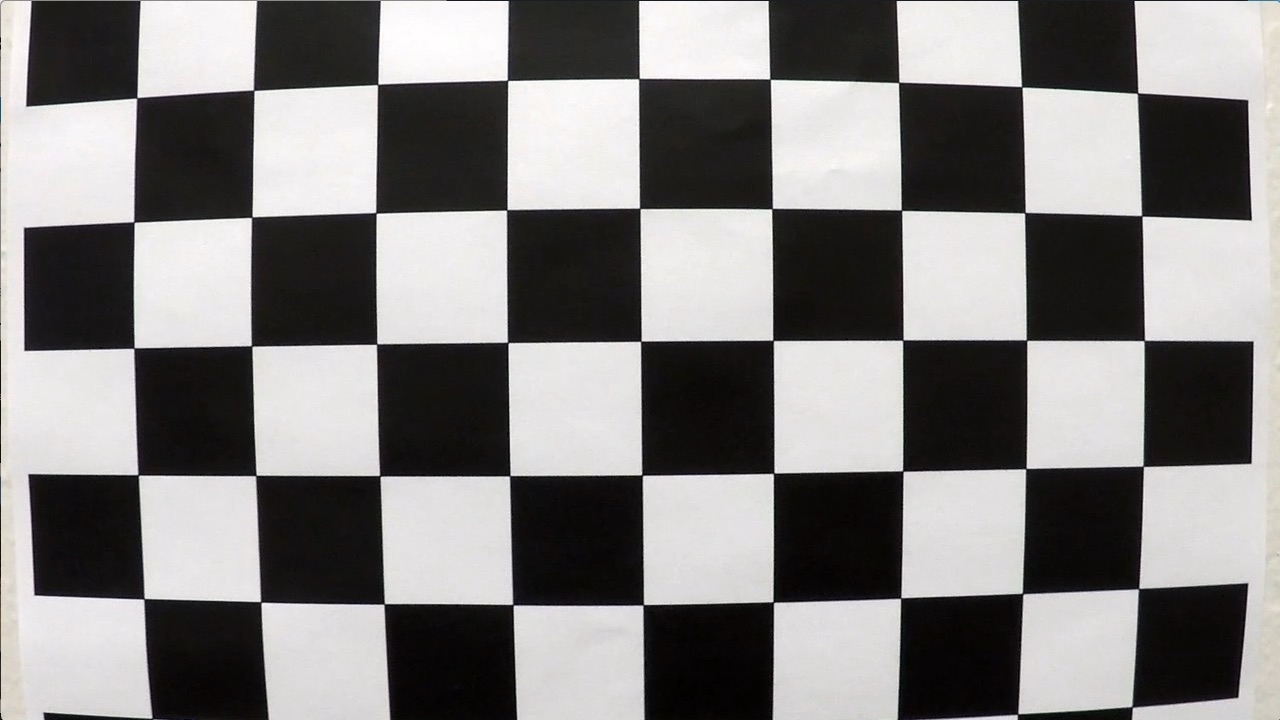
#> input picture camera_cal/calibration1.jpg, 1280 x 720 px
$ python -i project2.py   (imports and definitions only)   (older library calls are emulated)
#> lines starting #> are read from the running program, lines starting #| are printed output that depends on the picture; after the words box and inside, x2 and y2 are one past the last pixel; in counts of white or black regions, pixels touching at a corner belong together
#!/usr/bin/env python3
# -*- coding: utf-8 -*-
"""
Created on Tue Aug  6 23:11:10 2019

@author: chunqi
"""

import numpy as np
import cv2
import glob
import matplotlib.pyplot as plt
import matplotlib.cm as cm
from moviepy.editor import VideoFileClip

class advancedLaneFinding:
    def __init__(self):
        self.left_fit = np.array([0,0,0])
        self.right_fit = np.array([0,0,0])
        # Define conversions in x and y from pixels space to meters
        self.ym_per_pix = 30/720 # meters per pixel in y dimension
        self.xm_per_pix = 3.7/700 # meters per pixel in x dimension
        # intialize image shape
        self.imageSize = (0,0)
        self.firstFrame = 1
        return

    def cameraCalibration(self,boardWidth=9,boardHeight=6):
        # function to find object and image points for camera calibration
        # prepare object points, like (0,0,0), (1,0,0), (2,0,0) ....,(6,5,0)
        objp = np.zeros((boardHeight*boardWidth,3), np.float32)
        objp[:,:2] = np.mgrid[0:boardWidth,0:boardHeight].T.reshape(-1,2)

        # Arrays to store object points and image points from all the images.
        self.objpoints = [] # 3d points in real world space
        self.imgpoints = [] # 2d points in image plane.

        # Make a list of calibration images
        images = glob.glob('../camera_cal/calibration*.jpg')

        # Step through the list and search for chessboard corners
        for fname in images:
            img = cv2.imread(fname)
            gray = cv2.cvtColor(img,cv2.COLOR_BGR2GRAY)
            # Find the chessboard corners
            ret, corners = cv2.findChessboardCorners(gray, (9,6),None)

            # If found, add object points, image points
            if ret == True:
                self.objpoints.append(objp)
                self.imgpoints.append(corners)

                # Draw and display the corners
                img = cv2.drawChessboardCorners(img, (9,6), corners, ret)
                # [7 lines of commented-out code are left out]

    def undistort(self,img):
        # function to create undistort images
        # Use cv2.calibrateCamera() and cv2.undistort()
        ret, mtx, dist, rvecs, tvecs = cv2.calibrateCamera(self.objpoints, self.imgpoints, img.shape[1:], None, None)
        undist = cv2.undistort(img, mtx, dist, None, mtx)
        return undist

    # [6 lines left out: function undistortTest, not called in this run]
            # uncomment to save figure
            # cv2.imwrite('../output_images/undistort/'+fname[15:], undist)

    def thresholdImage(self,img, s_thresh=(170, 255), l_thresh = 100, sx_thresh=(40, 100)):
        # function to created thresholded binary image
        # Convert to HLS color space and separate the V channel
        hls = cv2.cvtColor(img, cv2.COLOR_RGB2HLS)
        l_channel = hls[:,:,1]
        s_channel = hls[:,:,2]
        # Sobel x
        sobelx = cv2.Sobel(l_channel, cv2.CV_64F, 1, 0) # Take the derivative in x
        abs_sobelx = np.absolute(sobelx) # Absolute x derivative to accentuate lines away from horizontal
        scaled_sobel = np.uint8(255*abs_sobelx/np.max(abs_sobelx))

        # Threshold x gradient
        sxbinary = np.zeros_like(scaled_sobel)
        sxbinary[(scaled_sobel >= sx_thresh[0]) & (scaled_sobel <= sx_thresh[1])] = 1

        # Threshold color channel
        s_binary = np.zeros_like(s_channel)
        s_binary[(s_channel >= s_thresh[0]) & (s_channel <= s_thresh[1])] = 1
        # Remove Dark Point
        s_binary[(l_channel <= l_thresh)] = 0
        # Stack each channel
        color_binary = np.dstack(( np.zeros_like(sxbinary), sxbinary, s_binary)) * 255

        # Combine x gradient and color channel
        combined_binary = np.zeros_like(sxbinary)
        combined_binary[(s_binary == 1) | (sxbinary == 1)] = 1

        return color_binary, combined_binary

    # [13 lines left out: function thresholdTest, not called in this run]

    def birdsEye(self, img, s=[[592,450],[688,450],[1120,720],[200,720]],d=[[240,0],[1040,0],[1040,720],[240,720]]):
        # function to warp the images to birdeye view
        self.imageSize = (img.shape[1], img.shape[0])
        src = np.float32(s)
        dst = np.float32(d)
        M = cv2.getPerspectiveTransform(src, dst)
        warped = cv2.warpPerspective(img, M, self.imageSize)
        return warped

    # [14 lines left out: function birdsEyeTest, not called in this run]

    def find_lane_pixels(self,binary_warped):
        # Take a histogram of the bottom half of the image
        histogram = np.sum(binary_warped[self.imageSize[1]//2:,:], axis=0)
        # Create an output image to draw on and visualize the result
        out_img = np.dstack((binary_warped, binary_warped, binary_warped))
        # Find the peak of the left and right halves of the histogram
        # These will be the starting point for the left and right lines
        midpoint = np.int(histogram.shape[0]//2)
        leftx_base = np.argmax(histogram[:midpoint])
        rightx_base = np.argmax(histogram[midpoint:]) + midpoint

        # HYPERPARAMETERS
        # Choose the number of sliding windows
        nwindows = 9
        # Set the width of the windows +/- margin
        margin = 100
        # Set minimum number of pixels found to recenter window
        minpix = 50

        # Set height of windows - based on nwindows above and image shape
        window_height = np.int(self.imageSize[1]//nwindows)
        # Identify the x and y positions of all nonzero pixels in the image
        nonzero = binary_warped.nonzero()
        nonzeroy = np.array(nonzero[0])
        nonzerox = np.array(nonzero[1])
        # Current positions to be updated later for each window in nwindows
        leftx_current = leftx_base
        rightx_current = rightx_base

        # Create empty lists to receive left and right lane pixel indices
        left_lane_inds = []
        right_lane_inds = []

        # Step through the windows one by one
        for window in range(nwindows):
            # Identify window boundaries in x and y (and right and left)
            win_y_low = self.imageSize[1] - (window+1)*window_height
            win_y_high = self.imageSize[1] - window*window_height
            ### TO-DO: Find the four below boundaries of the window ###
            win_xleft_low = leftx_current - margin # Update this
            win_xleft_high = leftx_current + margin  # Update this
            win_xright_low = rightx_current - margin  # Update this
            win_xright_high = rightx_current + margin  # Update this

            # Draw the windows on the visualization image
            cv2.rectangle(out_img,(win_xleft_low,win_y_low),
                          (win_xleft_high,win_y_high),(0,255,0), 2)
            cv2.rectangle(out_img,(win_xright_low,win_y_low),
                          (win_xright_high,win_y_high),(0,255,0), 2)

            ### TO-DO: Identify the nonzero pixels in x and y within the window ###
            good_left_inds = ((nonzeroy >= win_y_low) & (nonzeroy < win_y_high) &
                              (nonzerox >= win_xleft_low) &  (nonzerox < win_xleft_high)).nonzero()[0]
            good_right_inds = ((nonzeroy >= win_y_low) & (nonzeroy < win_y_high) &
                               (nonzerox >= win_xright_low) &  (nonzerox < win_xright_high)).nonzero()[0]

            # Append these indices to the lists
            left_lane_inds.append(good_left_inds)
            right_lane_inds.append(good_right_inds)

            ### TO-DO: If you found > minpix pixels, recenter next window ###
            ### (`right` or `leftx_current`) on their mean position ###\
            # Remove this when you add your function
            if len(good_left_inds) > minpix:
                leftx_current = np.int(np.mean(nonzerox[good_left_inds]))
                if len(good_right_inds) > minpix:
                    rightx_current = np.int(np.mean(nonzerox[good_right_inds]))

        # Concatenate the arrays of indices (previously was a list of lists of pixels)
        try:
            left_lane_inds = np.concatenate(left_lane_inds)
            right_lane_inds = np.concatenate(right_lane_inds)
        except ValueError:
            # Avoids an error if the above is not implemented fully
            pass

        # Extract left and right line pixel positions
        leftx = nonzerox[left_lane_inds]
        lefty = nonzeroy[left_lane_inds]
        rightx = nonzerox[right_lane_inds]
        righty = nonzeroy[right_lane_inds]

        return leftx, lefty, rightx, righty, out_img

    def fit_firstPoly(self, binary_warped):
        # Find our lane pixels first
        leftx, lefty, rightx, righty, out_img = self.find_lane_pixels(binary_warped)

        ### TO-DO: Fit a second order polynomial to each using `np.polyfit` ###
        self.left_fit = np.polyfit(lefty, leftx, 2)
        self.right_fit = np.polyfit(righty, rightx, 2)
        # Generate x and y values for plotting
        ploty = np.linspace(0, self.imageSize[1]-1, self.imageSize[1])
        try:
            left_fitx = self.left_fit[0]*ploty**2 + self.left_fit[1]*ploty + self.left_fit[2]
            right_fitx = self.right_fit[0]*ploty**2 + self.right_fit[1]*ploty + self.right_fit[2]
        except TypeError:
            # Avoids an error if `left` and `right_fit` are still none or incorrect
            print('The function failed to fit a line!')
            left_fitx = 1*ploty**2 + 1*ploty
            right_fitx = 1*ploty**2 + 1*ploty

        ## Visualization ##
        # Colors in the left and right lane regions
        out_img[lefty, leftx] = [255, 0, 0]
        out_img[righty, rightx] = [0, 0, 255]
        self.firstFrame = 0
        # Plots the left and right polynomials on the lane lines
        #plt.plot(left_fitx, ploty, color='yellow')
        #plt.plot(right_fitx, ploty, color='yellow')
        return out_img

    def fit_poly(self, leftx, lefty, rightx, righty):
        ### TO-DO: Fit a second order polynomial to each with np.polyfit() ###
        self.left_fit = np.polyfit(lefty, leftx, 2)
        self.right_fit = np.polyfit(righty, rightx, 2)
        # Generate x and y values for plotting
        ploty = np.linspace(0, self.imageSize[1]-1, self.imageSize[1])
        ### TO-DO: Calc both polynomials using ploty, left_fit and right_fit ###
        left_fitx = self.left_fit[0]*ploty**2 + self.left_fit[1]*ploty + self.left_fit[2]
        right_fitx = self.right_fit[0]*ploty**2 + self.right_fit[1]*ploty + self.right_fit[2]
        return left_fitx, right_fitx, ploty

    def search_around_poly(self, binary_warped):
        # HYPERPARAMETER
        # Choose the width of the margin around the previous polynomial to search
        margin = 100

        # Grab activated pixels
        nonzero = binary_warped.nonzero()
        nonzeroy = np.array(nonzero[0])
        nonzerox = np.array(nonzero[1])

        ### TO-DO: Set the area of search based on activated x-values ###
        ### within the +/- margin of our polynomial function ###
        ### Hint: consider the window areas for the similarly named variables ###
        ### in the previous quiz, but change the windows to our new search area ###

        left_lane_inds = ((nonzerox > (self.left_fit[0]*(nonzeroy**2) + self.left_fit[1]*nonzeroy +
                                       self.left_fit[2] - margin)) & (nonzerox < (self.left_fit[0]*(nonzeroy**2) +
                                       self.left_fit[1]*nonzeroy + self.left_fit[2] + margin)))
        right_lane_inds = ((nonzerox > (self.right_fit[0]*(nonzeroy**2) + self.right_fit[1]*nonzeroy +
                                        self.right_fit[2] - margin)) & (nonzerox < (self.right_fit[0]*(nonzeroy**2) +
                                        self.right_fit[1]*nonzeroy + self.right_fit[2] + margin)))

        # Again, extract left and right line pixel positions
        leftx = nonzerox[left_lane_inds]
        lefty = nonzeroy[left_lane_inds]
        rightx = nonzerox[right_lane_inds]
        righty = nonzeroy[right_lane_inds]

        # Fit new polynomials
        left_fitx, right_fitx, ploty = self.fit_poly(leftx, lefty, rightx, righty)

        ## Visualization ##
        # Create an image to draw on and an image to show the selection window
        out_img = np.dstack((binary_warped, binary_warped, binary_warped))*255
        window_img = np.zeros_like(out_img)
        # Color in left and right line pixels
        out_img[nonzeroy[left_lane_inds], nonzerox[left_lane_inds]] = [255, 0, 0]
        out_img[nonzeroy[right_lane_inds], nonzerox[right_lane_inds]] = [0, 0, 255]

        # Generate a polygon to illustrate the search window area
        # And recast the x and y points into usable format for cv2.fillPoly()
        left_line_window1 = np.array([np.transpose(np.vstack([left_fitx-margin, ploty]))])
        left_line_window2 = np.array([np.flipud(np.transpose(np.vstack([left_fitx+margin, ploty])))])
        left_line_pts = np.hstack((left_line_window1, left_line_window2))
        right_line_window1 = np.array([np.transpose(np.vstack([right_fitx-margin, ploty]))])
        right_line_window2 = np.array([np.flipud(np.transpose(np.vstack([right_fitx+margin, ploty])))])
        right_line_pts = np.hstack((right_line_window1, right_line_window2))

        # Draw the lane onto the warped blank image
        cv2.fillPoly(window_img, np.int_([left_line_pts]), (0,255, 0))
        cv2.fillPoly(window_img, np.int_([right_line_pts]), (0,255, 0))
        result = cv2.addWeighted(out_img, 1, window_img, 0.3, 0)

        # Plot the polynomial lines onto the image
        # plt.plot(left_fitx, ploty, color='yellow')
        # plt.plot(right_fitx, ploty, color='yellow')
        ## End visualization steps ##
        return left_fitx, right_fitx, ploty,result

    def measure_curvature_real(self, leftx, rightx, ploty):

        # Calculates the curvature of polynomial functions in meters.
        left_fit_cr = np.polyfit(ploty*self.ym_per_pix, leftx*self.xm_per_pix, 2)
        right_fit_cr = np.polyfit(ploty*self.ym_per_pix, rightx*self.xm_per_pix, 2)

        # Define y-value where we want radius of curvature
        # We'll choose the maximum y-value, corresponding to the bottom of the image
        y_eval = np.max(ploty)

        ##### TO-DO: Implement the calculation of R_curve (radius of curvature) #####
        left_curverad = ((1 + (2*left_fit_cr[0]*y_eval*self.ym_per_pix + left_fit_cr[1])**2)**1.5) / np.absolute(2*left_fit_cr[0])
        right_curverad = ((1 + (2*right_fit_cr[0]*y_eval*self.ym_per_pix + right_fit_cr[1])**2)**1.5) / np.absolute(2*right_fit_cr[0])

        return left_curverad, right_curverad

    def measure_vehicle_position(self, left_detected, right_detected):
        # function to compute the vehicle offset
        line_center = (left_detected +right_detected)/2
        offset = (self.imageSize[0]/2 - line_center) * self.xm_per_pix
        return offset

    def inverse_perspective(self, undist, warped, left_fitx, right_fitx, ploty, d=[[592,450],[688,450],[1120,720],[200,720]],s=[[240,0],[1040,0],[1040,720],[240,720]]):
        # funtion to inverse transform
        out_img = np.dstack((warped, warped, warped))*255
        left_line_window = np.array(np.transpose(np.vstack([left_fitx, ploty])))
        right_line_window = np.array(np.flipud(np.transpose(np.vstack([right_fitx, ploty]))))
        line_points = np.vstack((left_line_window, right_line_window))
        cv2.fillPoly(out_img, np.int_([line_points]), [0,255, 0])

        src = np.float32(s)
        dst = np.float32(d)
        Minv = cv2.getPerspectiveTransform(src, dst)
        unwarped = cv2.warpPerspective(out_img, Minv, self.imageSize, flags=cv2.INTER_LINEAR)
        result_img = cv2.addWeighted(undist, 1, unwarped, 0.3, 0)
        plt.imshow(cv2.cvtColor(result_img, cv2.COLOR_BGR2RGB))
        return result_img

    # [13 lines left out: function add_word, not called in this run]

    def pipe_line(self,img):
        self.cameraCalibration()
        undist = self.undistort(img)
        color_binary, combined_binary = self.thresholdImage(undist)
        warped = self.birdsEye(combined_binary)
        if self.firstFrame:
            self.fit_firstPoly(warped)
        left_fitx, right_fitx, ploty, result  = self.search_around_poly(warped)
        left_curverad, right_curverad= self.measure_curvature_real(left_fitx, right_fitx, ploty)
        offset = self.measure_vehicle_position(left_fitx[-1], right_fitx[-1])
        result_img = self.inverse_perspective(undist, warped, left_fitx, right_fitx, ploty)
        return result_img


# [23 lines not run here, left out]

      # [7 lines of commented-out code are left out]


>>> import cv2
>>> picture = cv2.imread('../camera_cal/calibration1.jpg')
#> picture is the input picture: shape (720, 1280, 3); mean B, G, R 127.8, 128.4, 130.1
>>> result = advancedLaneFinding().pipe_line(picture)
#> in cameraCalibration, `ret, corners = cv2.findChessboardCorners(gray, (9,6),None)`: ret = False; corners = None
#> in undistort, `undist = cv2.undistort(img, mtx, dist, None, mtx)`:
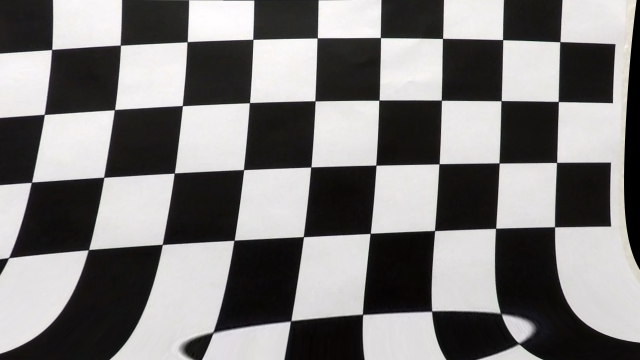
#> undist: shape (720, 1280, 3) (shown at 1/2 size); mean B, G, R 123.9, 124.4, 126
#> in thresholdImage, `sobelx = cv2.Sobel(l_channel, cv2.CV_64F, 1, 0)`:
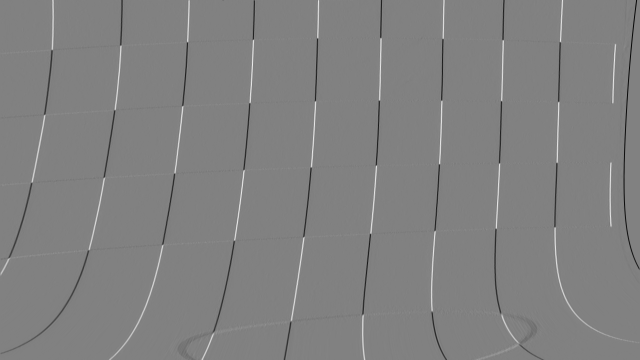
#> sobelx: shape (720, 1280) float64 (shown at 1/2 size); min -919, max 895, mean -0.7; drawn with min black and max white
#> in pipe_line, `color_binary, combined_binary = self.thresholdImage(undist)`:
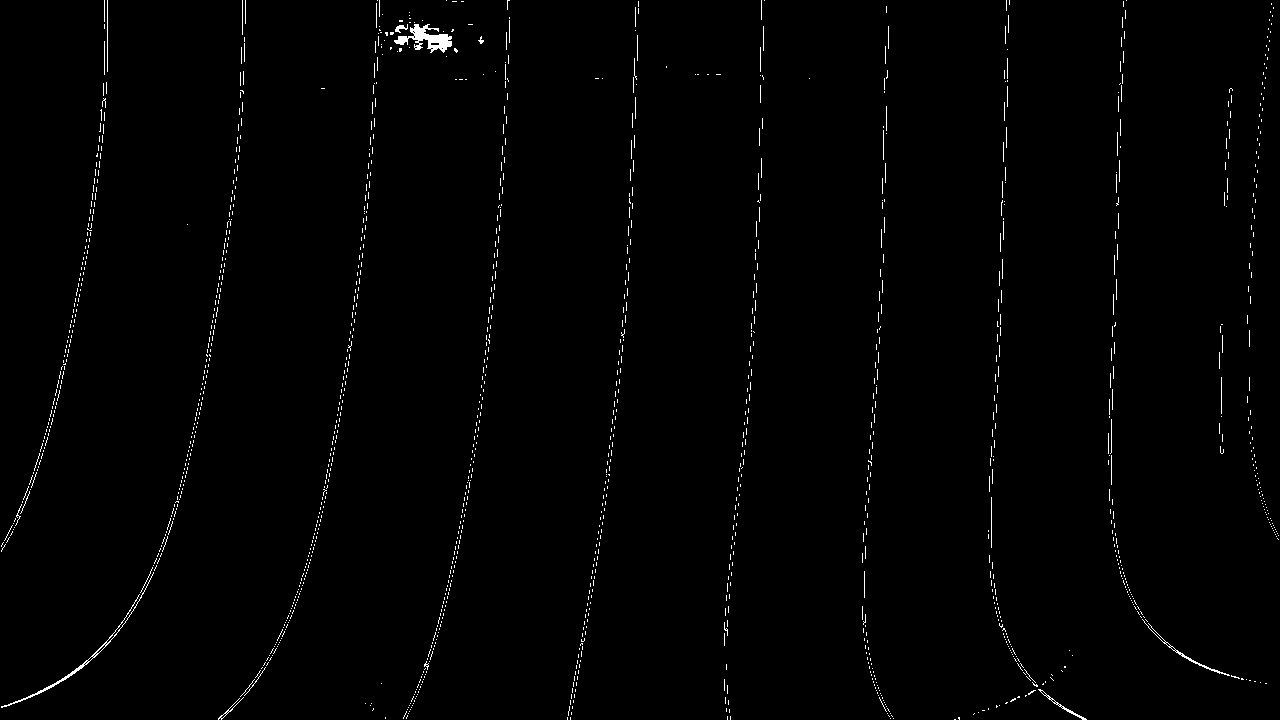
#> combined_binary: shape (720, 1280); values 0 (black) and 1 (white), 0.98% white in thin lines or dots
#> in birdsEye, `warped = cv2.warpPerspective(img, M, self.imageSize)`:
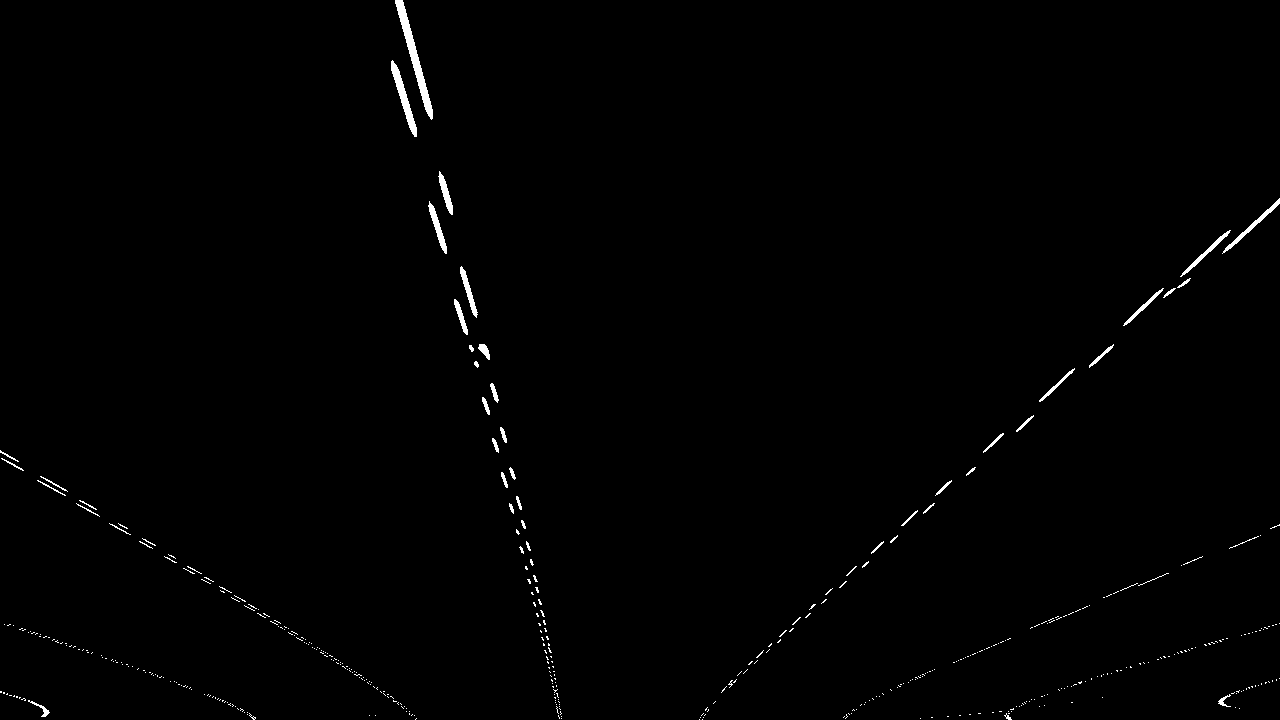
#> warped: shape (720, 1280); values 0 (black) and 1 (white), 0.71% white; 482 white regions (432 under 20 px), largest, box (x1, y1, x2, y2) and area: (395, 0, 433, 120) 928, (391, 60, 417, 137) 533, (1222, 198, 1280, 254) 313
#> in find_lane_pixels, `histogram = np.sum(binary_warped[self.imageSize[1]//2:,:], axis=0)`: histogram = 1280 values, max 22 at index 494, min 0 at index 26, mean 2.39
#> (the rest of the program and of its run is left out)
